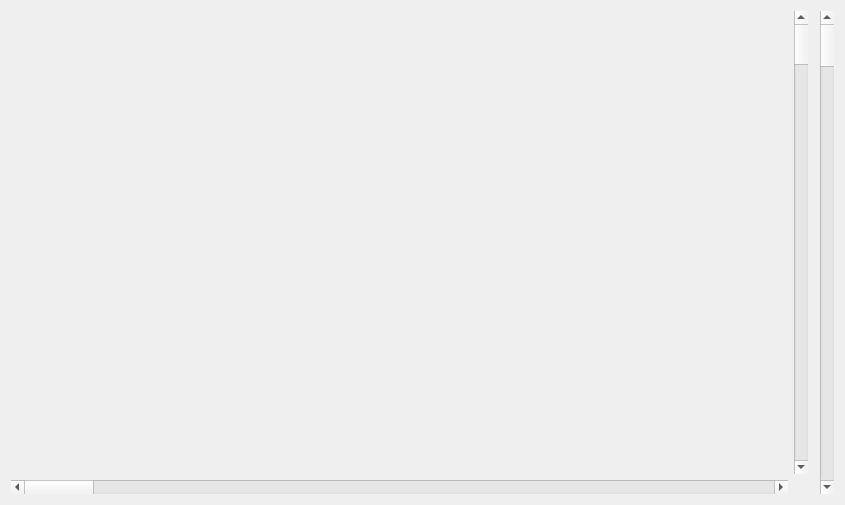
<?xml version="1.0" encoding="UTF-8"?>
<ui version="4.0">
 <class>SongWindow</class>
 <widget class="QWidget" name="SongWindow">
  <property name="geometry">
   <rect>
    <x>0</x>
    <y>0</y>
    <width>845</width>
    <height>505</height>
   </rect>
  </property>
  <property name="windowTitle">
   <string>Form</string>
  </property>
  <layout class="QHBoxLayout" name="horizontalLayout">
   <item>
    <layout class="QHBoxLayout" name="horizontalLayout_2">
     <item>
      <layout class="QGridLayout" name="gridLayout">
       <item row="0" column="1">
        <widget class="QScrollBar" name="pattern_v_scroll">
         <property name="orientation">
          <enum>Qt::Vertical</enum>
         </property>
        </widget>
       </item>
       <item row="1" column="0">
        <widget class="QScrollBar" name="pattern_h_scroll">
         <property name="orientation">
          <enum>Qt::Horizontal</enum>
         </property>
        </widget>
       </item>
       <item row="0" column="0">
        <widget class="PatternEditor" name="pattern_editor" native="true">
         <property name="sizePolicy">
          <sizepolicy hsizetype="Expanding" vsizetype="Expanding">
           <horstretch>0</horstretch>
           <verstretch>0</verstretch>
          </sizepolicy>
         </property>
        </widget>
       </item>
       <item row="0" column="2">
        <widget class="OrderEditor" name="order_editor" native="true">
         <property name="sizePolicy">
          <sizepolicy hsizetype="Minimum" vsizetype="Preferred">
           <horstretch>0</horstretch>
           <verstretch>0</verstretch>
          </sizepolicy>
         </property>
        </widget>
       </item>
      </layout>
     </item>
     <item>
      <widget class="QScrollBar" name="verticalScrollBar_2">
       <property name="orientation">
        <enum>Qt::Vertical</enum>
       </property>
      </widget>
     </item>
    </layout>
   </item>
  </layout>
 </widget>
 <customwidgets>
  <customwidget>
   <class>PatternEditor</class>
   <extends>QWidget</extends>
   <header>gui_main/pattern_editor.h</header>
   <container>1</container>
  </customwidget>
  <customwidget>
   <class>OrderEditor</class>
   <extends>QWidget</extends>
   <header>gui_main/order_editor.h</header>
   <container>1</container>
  </customwidget>
 </customwidgets>
 <resources/>
 <connections/>
</ui>
